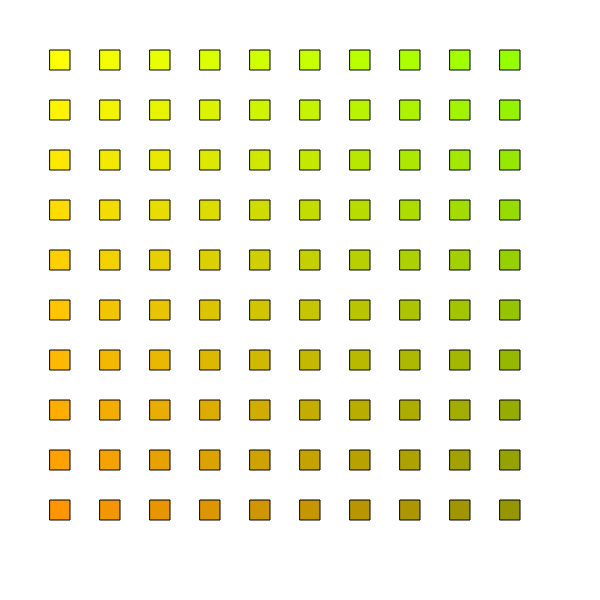
Frame 1 (no input)
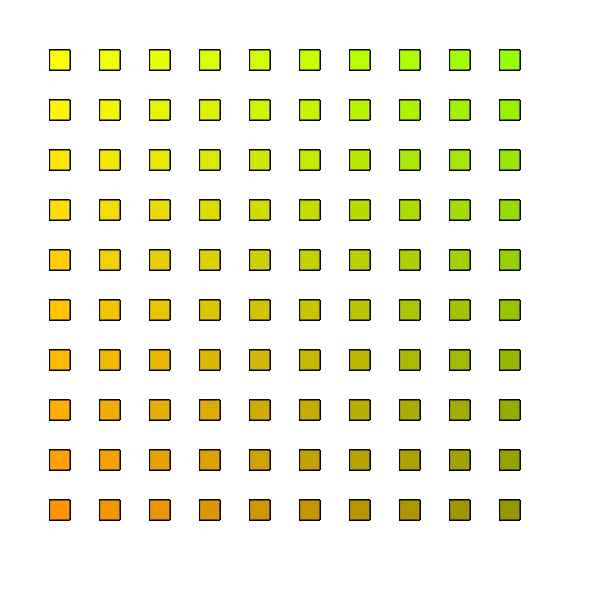
Frame 60 (no input)
Frame 120 (the mouse pressed at the canvas centre since frame 60): identical to frame 60, image omitted

The p5.js sketch that drew these frames (run headless with seeded random() and noise() and a simulated clock; from frame 60 on, the mouse is pressed at the canvas centre):

// p5.js sketch
// ── sketch.js
function setup() {

	createCanvas(600,600);
	background(255);
    
}

function draw() {

	for(var j = 0; j < 10; j++){

		var yOffset = (50 * j) + 50;

		var green = map(j, 0, 9, 255, 150);

		for(var i = 0; i < 10; i++){

			var xOffset = (50*i) + 50;

			// i ranges from 0 to 9
			// output color ranges from 0 to 255

			var red = map(i, 0, 9, 255, 150);

			fill(red,green,0);

			rect(xOffset, yOffset, 20, 20);
		}
	}

}
